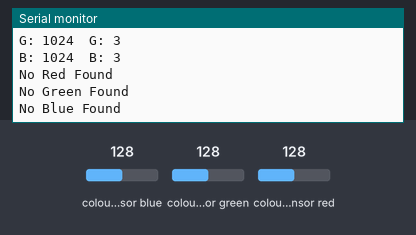
The sketch below on a simulated Arduino Uno, built with avr-gcc and run on an emulated ATmega328P. Parts: the last lines printed to the serial monitor. The test bench sets the inputs (shaded band); at power-on: colour sensor blue 128, colour sensor green 128, colour sensor red 128.

Above: at 2.9 s.
3.0 s: colour sensor blue set to 250
At 5.1 s:
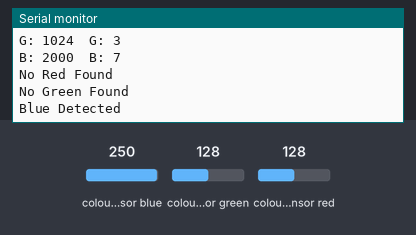
7.8 s: colour sensor green set to 250
At 9.8 s:
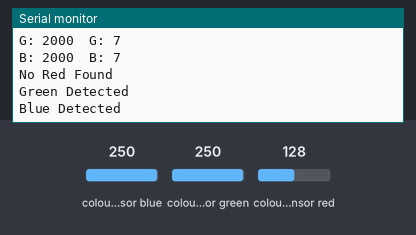
11.9 s: colour sensor red set to 250
At 13.1 s:
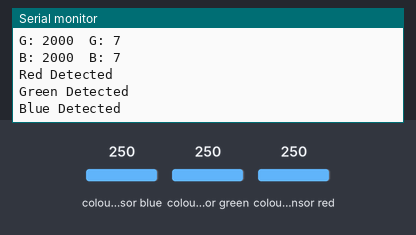

The sketch:

RGB_sensor_RGB_detect.ino
```cpp
#include <Wire.h>
#include "Adafruit_TCS34725.h"

/* Initialise with default values (int time = 2.4ms, gain = 1x) */
Adafruit_TCS34725 tcs = Adafruit_TCS34725(TCS34725_INTEGRATIONTIME_614MS, TCS34725_GAIN_4X);

// Set the threshold value for the red channel (adjust as needed)
const uint16_t RED_THRESHOLD = 6;
const uint16_t GREEN_THRESHOLD = 6;
const uint16_t BLUE_THRESHOLD = 6;

void setup(void) {
  Serial.begin(9600);

  if (tcs.begin()) {
    Serial.println("Found sensor");
  } else {
    Serial.println("No TCS34725 found ... check your connections");
    while (1);
  }

  // Now we're ready to get readings!
}

void loop(void) {
  uint16_t r, g, b, c;
  tcs.setInterrupt(true);
  tcs.getRawData(&r, &g, &b, &c);

  // Scale down the raw red channel value for better readability
  uint8_t redValue = map(r, 0, 65535, 0, 255);
  Serial.print("R: "); Serial.print(r, DEC); Serial.print("\t");
  Serial.print("R: "); Serial.print(redValue); Serial.print("\n");

  uint8_t greenValue = map(g, 0, 65535, 0, 255);
  Serial.print("G: "); Serial.print(g, DEC); Serial.print("\t");
  Serial.print("G: "); Serial.print(greenValue); Serial.print("\n");

  uint8_t blueValue = map(b, 0, 65535, 0, 255);
  Serial.print("B: "); Serial.print(b, DEC); Serial.print("\t");
  Serial.print("B: "); Serial.print(blueValue); Serial.print("\n");

  // Check if the scaled red channel value is above the threshold
  if (redValue > RED_THRESHOLD) {
    Serial.println("Red Detected");
  } else {
    Serial.println("No Red Found");
  }

  if (greenValue > GREEN_THRESHOLD) {
    Serial.println("Green Detected");
  } else {
    Serial.println("No Green Found");
  }


  if (blueValue > BLUE_THRESHOLD) {
    Serial.println("Blue Detected");
  } else {
    Serial.println("No Blue Found");
  }

  delay(2000);
}
```

Measured:
- after the input at 3.0 s, the serial monitor: prints a new line after 1.2 s (image 1)
- after the input at 7.8 s, the serial monitor: prints a new line after 0.55 s (image 2)
- after the input at 11.9 s, the serial monitor: prints a new line after 0.57 s (image 3)
